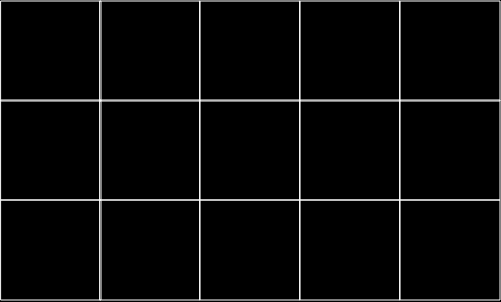
Frame 1 (no input)
Frame 60 (no input): identical to frame 1, image omitted
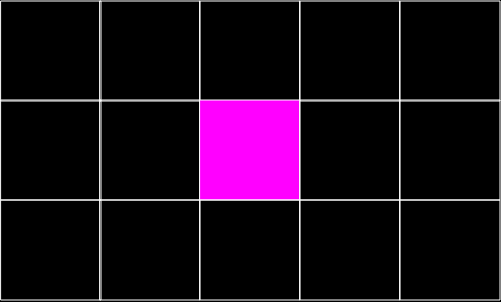
Frame 120 (the mouse pressed at the canvas centre since frame 60)

The p5.js sketch that drew these frames (run headless with seeded random() and noise() and a simulated clock; from frame 60 on, the mouse is pressed at the canvas centre):

// p5.js sketch
// ── sketch.js
function setup() {
    createCanvas(501,302);
    cursor(HAND);
    noStroke();
  }

function draw() {
   background(0);
   stroke(255);
   strokeWeight(1);
   noFill();
   
   //ROW 1
   if (mouseX>1 && mouseX<100 && mouseY>1 && mouseY<100){
     fill(255,105,180);
   }else{noFill();}
   rect(1,1,100,100);
    
    if (mouseX>100 && mouseX<200 && mouseY>1 && mouseY<100){
     fill(255,182,193);
    }else{noFill();}
    rect(100,1,100,100);
    
    if (mouseX>200 && mouseX<300 && mouseY>1 && mouseY<100){
     fill(255,20,147);
    }else{noFill();}
    rect(200,1,100,100);
    
     if (mouseX>300 && mouseX<400 && mouseY>1 && mouseY<100){
     fill(219,112,147);
    }else{noFill();}
    rect(300,1,100,100);
    
      if (mouseX>400 && mouseX<500 && mouseY>1 && mouseY<100){
     fill(199,21,133);
    }else{noFill();}
    rect(400,1,100,100);
    
    //ROW 2  
    if (mouseX>1 && mouseX<100 && mouseY>100 && mouseY<200){
     fill(128,0,128);}
     else{noFill();}
    rect(1,100,100,100);
    
    if (mouseX>100 && mouseX<200 && mouseY>100 && mouseY<200){
     fill(147,112,219);}
     else{noFill();}
    rect(100,100,100,100);
    
     if (mouseX>200 && mouseX<300 && mouseY>100 && mouseY<200){
     fill(255,0,255);}
     else{noFill();}
    rect(200,100,100,100);
    
     if (mouseX>300 && mouseX<400 && mouseY>100 && mouseY<200){
     fill(221,160,221);}
     else{noFill();}
    rect(300,100,100,100);
    
    if (mouseX>400 && mouseX<500 && mouseY>100 && mouseY<200){
     fill(230,230,250);}
     else{noFill();}
    rect(400,100,100,100);
    
   
    //ROW3
    if (mouseX>1 && mouseX<100 && mouseY>200 && mouseY<300){
     fill(152,251,152);}
     else{noFill();}
    rect(1,200,100,100);
    
    if (mouseX>100 && mouseX<200 && mouseY>200 && mouseY<300){
     fill(143,188,143);}
     else{noFill();}
    rect(100,200,100,100);
    
    if (mouseX>200 && mouseX<300 && mouseY>200 && mouseY<300){
     fill(60,179,113);}
     else{noFill();}
     rect(200,200,100,100);
     
     if (mouseX>300 && mouseX<400 && mouseY>200 && mouseY<300){
     fill(32,178,170);}
     else{noFill();}
    rect(300,200,100,100);
    
    if (mouseX>400 && mouseX<500 && mouseY>200 && mouseY<300){
     fill(46,139,87);}
     else{noFill();}
    rect(400,200,100,100);
   
  
}
